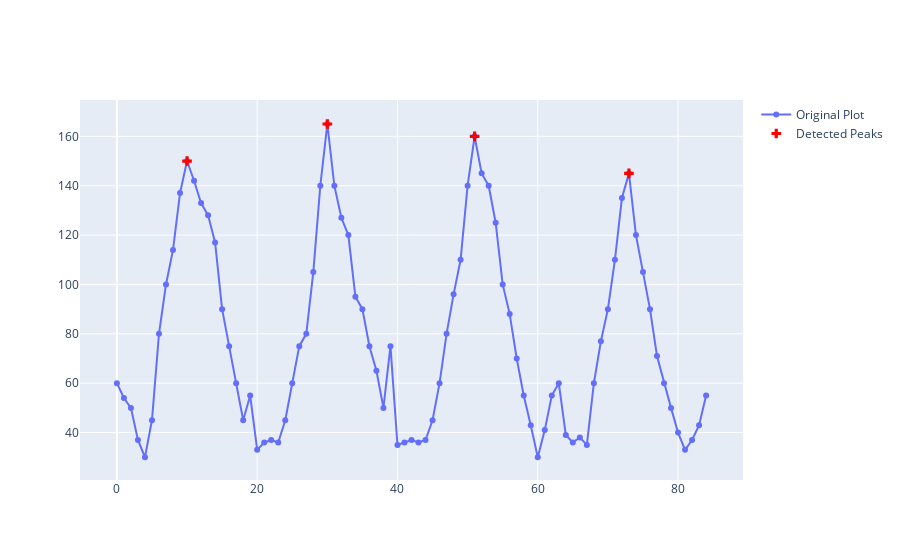

The notebook cell saved with this chart:
### Code cell
import plotly.graph_objects as go
import numpy as np
import pandas as pd
from scipy.signal import find_peaks
import matplotlib.pyplot as plt

"""
Created on Thu Jul 23 18:50:45 2020

23/07/2020: Jad peaks + onsets
24/07/2020: refined + comments + graphs
25/07/2020: offsets + saccade detection (onsets,offsets, and duration)

@author: Jad Atweh
"""
#Open in Jupyter

"""
Those values are placed just to come up with the logic and proceed.
We import them from the excel files after calculating the velocites 
"""



"""
I tried to imitate the actual graph (I focused on saccades and glissade peaks for now not on fixations). 
That's why fixations are short as not my purpose now
"""

time = [0,17,33,49,65,81,98,114,130,146,162,179,195,211,227,244,260,278,294,310,326,342,358,375,391,407,423,439,456,472,488,504,520,536,569,585,601,617,633,650,666,682,699,715,731,747,763,779,796,812,828,844,860,876,893,909,926,942,959,974,990,1007,1023,1039,1055,1071,1088,1104,1121,1137,1153,1169,1185,1201,1218,1234,1250,1266,1282,1299,1315,1331,1349,1363,1380]
velocities = [60,54,50,37,30,45,80,100,114,137,150,142,133,128,117,90,75,60,45,55,33,36,37,36,45,60,75,80,105,140,165,140,127,120,95,90,75,65,50,75,35,36,37,36,37,45,60,80,96,110,140,160,145,140,125,100,88,70,55,43,30,41,55,60,39,36,38,35,60,77,90,110,135,145,120,105,90,71,60,50,40,33,37,43,55]

#I chose any numbers until we determine the velocity threshold, onset and offset thresholds
#arbitrary values, PT will be determined before (each participant has a different PT for a different load)
PT=100
onset_threshold = 40
offset_threshold = 60

#those will be changed at the end to add in the excel file or in a text file
onsets_times = []
onsets_velocities = []
offsets_times = []
offsets_velocities = [] 
offsets=[]
peak_times = []
peaks = [] 

indices = find_peaks(velocities, height = PT)[0]


#I drew this plot to visually see the peaks and follow each point. The velocities VS time plot is below
fig = go.Figure()
fig.add_trace(go.Scatter(
    y=velocities,
    mode='lines+markers',
    name='Original Plot'
))

fig.add_trace(go.Scatter(
    x=indices,
    y=[velocities[j] for j in indices],
    mode='markers',
    marker=dict(
        size=8,
        color='red',
        symbol='cross'
    ),
    name='Detected Peaks'
))
#this shows a graph of velocites as a function of indices of the velocities as the the function 
#returns the index of the velocity in the list not the time
#I added below a new list for the peak times

print (len(indices),'peaks were detected')
for i in range(len(indices)): 
    r=indices[i]
    peak_times.append(time[r])
    peaks.append(i+1)
    #we need to add ouput.write at the end as we create a seperate column/text file
    print('Peak',i+1,'has a velocity of',velocities[r],'degrees/s at time',time[r],'ms')
    

    
fig.show()

#velocities VS time plot
plt.title('Velocities (degrees/s) VS Time (ms)')
plt.xlabel('Time (ms)')
plt.ylabel('Velocities (degrees/s)')
plt.plot(time,velocities)
plt.show()


left_most=0
vel=[]

for each in range(len(indices)):
    i=indices[each]
    for v in range(i,left_most,-1):
        if velocities[v]<onset_threshold and velocities[v]-velocities[v-1]<0 and velocities[v]-velocities[v+1]<0:
                onsets_velocities.append(velocities[v])
                onsets_times.append(time[v])
                #when we write in excel or text, we say peak #1 had onset velcoties[j]
                break
    left_most=i


    
#######################################################

for each in range(len(indices)):
    i=indices[each]
    if each==len(indices)-1:
        for index in range(len(velocities)):
            if index==len(velocities)-1:
                right_most=index
    else:
        right_most=indices[each+1]
        
    for v in range(i,right_most,1):
        if velocities[v]<offset_threshold and velocities[v]-velocities[v-1]<0 and velocities[v]-velocities[v+1]<0:
            offsets_velocities.append(velocities[v])
            offsets_times.append(time[v])
            #when we write in excel or text, we say peak #1 had offset velcoties[v]
            break
saccade_duration=[]

for each in range(len(indices)):
    s=offsets_times[each]-onsets_times[each]
    saccade_duration.append(s)
    

#################################################################################

columns=['Onset Velocity','Onset Time', 'Offset Velocity', 'Offset Time','Saccade Duration']
detailedsolution = pd.DataFrame(columns=columns, index=peaks)
print('Results are below: Velocities are in degrees/s and Times are in ms.')
print('The following table shows the onset and offset velocities and times for all',len(indices),'peaks detected.')
print('It also shows the saccade durations.')
for t in range(1,len(indices)+1):
    detailedsolution.loc[t,'Onset Velocity']=onsets_velocities[t-1]
    detailedsolution.loc[t,'Onset Time']=onsets_times[t-1]
    detailedsolution.loc[t,'Offset Velocity']=offsets_velocities[t-1]
    detailedsolution.loc[t,'Offset Time']=offsets_times[t-1]
    detailedsolution.loc[t,'Saccade Duration']=saccade_duration[t-1]
detailedsolution

### Figure 1 — Plotly figure (JSON) as saved in the notebook; plotly's stock layout.template omitted (floating-point values rounded to 4 significant figures)
{"data": [{"mode": "lines+markers", "name": "Original Plot", "type": "scatter", "y": [60, 54, 50, 37, 30, 45, 80, 100, 114, 137, 150, 142, 133, 128, 117, 90, 75, 60, 45, 55, 33, 36, 37, 36, 45, 60, 75, 80, 105, 140, 165, 140, 127, 120, 95, 90, 75, 65, 50, 75, 35, 36, 37, 36, 37, 45, 60, 80, 96, 110, 140, 160, 145, 140, 125, 100, 88, 70, 55, 43, 30, 41, 55, 60, 39, 36, 38, 35, 60, 77, 90, 110, 135, 145, 120, 105, 90, 71, 60, 50, 40, 33, 37, 43, 55]}, {"marker": {"color": "red", "size": 8, "symbol": "cross"}, "mode": "markers", "name": "Detected Peaks", "type": "scatter", "x": [10, 30, 51, 73], "y": [150, 165, 160, 145]}], "layout": {}}
